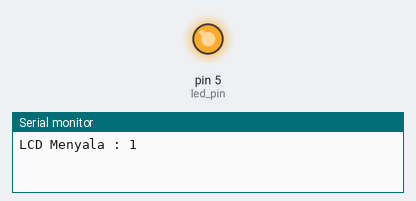
A sketch run on a simulated Arduino Uno, built with avr-gcc and run on an emulated ATmega328P. Parts: output pins drawn as LEDs (lit = HIGH), the last lines printed to the serial monitor.

Above: at 0.1 s.
At 13.9 s:
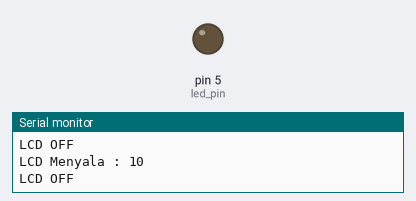
Timing chart, 0 to 15.4 s (numbered marks = the images above):
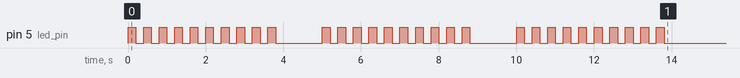

The sketch:

lesson-1.ino
```cpp
#define led_pin 5

// the setup function runs once when you press reset or power the board
void setup() {
  // initialize digital pin LED_BUILTIN as an output.
  pinMode(led_pin, OUTPUT);
  Serial.begin(9600);
     // turn the LED off by making the voltage LOW
    for(int counter = 1; counter <= 3; counter++)
  {
    for(int counter2 = 1; counter2 <= 10; counter2++) {
      digitalWrite(led_pin, HIGH);
      // Serial.println("LCD Menyala");
      Serial.print("LCD Menyala : ");
      Serial.println(counter2);   // turn the LED off by making the voltage LOW
      delay(200);
      digitalWrite(led_pin, LOW);
      Serial.println("LCD OFF");
      delay(200);
    }
  Serial.println(" ");
  delay(1000);
  }                     // turn the LED off by making the voltage LOW
  Serial.println("Sleeping.....");
  Serial.println(" ");
}

// the loop function runs over and over again forever
void loop() {
}
```
